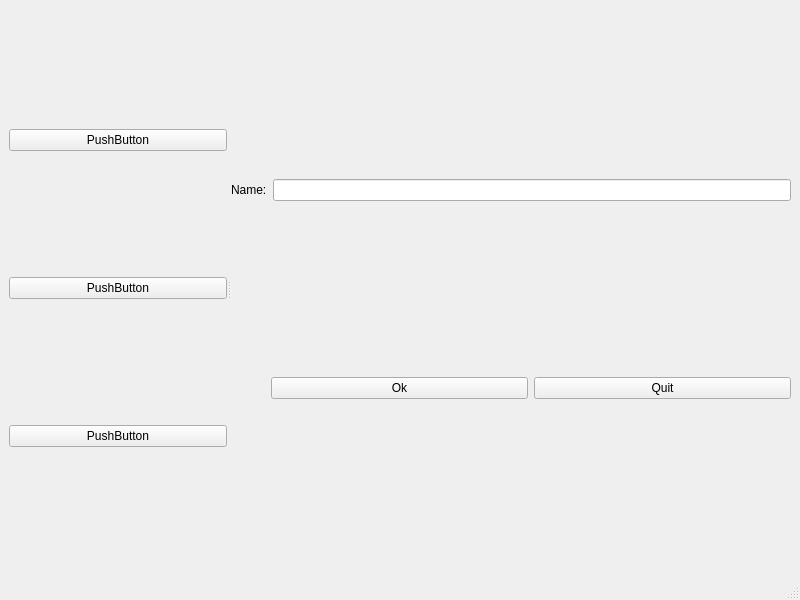
<?xml version="1.0" encoding="UTF-8"?>
<ui version="4.0">
 <class>MainWindow</class>
 <widget class="QMainWindow" name="MainWindow">
  <property name="geometry">
   <rect>
    <x>0</x>
    <y>0</y>
    <width>800</width>
    <height>600</height>
   </rect>
  </property>
  <property name="windowTitle">
   <string>MainWindow</string>
  </property>
  <widget class="QWidget" name="centralwidget">
   <layout class="QHBoxLayout" name="horizontalLayout_3">
    <item>
     <widget class="QSplitter" name="splitter">
      <property name="orientation">
       <enum>Qt::Horizontal</enum>
      </property>
      <widget class="QWidget" name="">
       <layout class="QVBoxLayout" name="verticalLayout_2">
        <item>
         <widget class="QPushButton" name="pushButton_3">
          <property name="text">
           <string>PushButton</string>
          </property>
         </widget>
        </item>
        <item>
         <widget class="QPushButton" name="pushButton_4">
          <property name="text">
           <string>PushButton</string>
          </property>
         </widget>
        </item>
        <item>
         <widget class="QPushButton" name="pushButton_5">
          <property name="text">
           <string>PushButton</string>
          </property>
         </widget>
        </item>
       </layout>
      </widget>
      <widget class="QWidget" name="">
       <layout class="QVBoxLayout" name="verticalLayout">
        <item>
         <layout class="QHBoxLayout" name="horizontalLayout">
          <item>
           <widget class="QLabel" name="label">
            <property name="text">
             <string>Name:</string>
            </property>
            <property name="buddy">
             <cstring>lineEdit</cstring>
            </property>
           </widget>
          </item>
          <item>
           <widget class="QLineEdit" name="lineEdit"/>
          </item>
         </layout>
        </item>
        <item>
         <layout class="QHBoxLayout" name="horizontalLayout_2">
          <item>
           <spacer name="horizontalSpacer">
            <property name="orientation">
             <enum>Qt::Horizontal</enum>
            </property>
            <property name="sizeType">
             <enum>QSizePolicy::Preferred</enum>
            </property>
            <property name="sizeHint" stdset="0">
             <size>
              <width>40</width>
              <height>20</height>
             </size>
            </property>
           </spacer>
          </item>
          <item>
           <widget class="QPushButton" name="pushButton">
            <property name="text">
             <string>Ok</string>
            </property>
           </widget>
          </item>
          <item>
           <widget class="QPushButton" name="pushButton_2">
            <property name="text">
             <string>Quit</string>
            </property>
           </widget>
          </item>
         </layout>
        </item>
       </layout>
      </widget>
     </widget>
    </item>
   </layout>
  </widget>
  <widget class="QMenuBar" name="menubar">
   <property name="geometry">
    <rect>
     <x>0</x>
     <y>0</y>
     <width>800</width>
     <height>26</height>
    </rect>
   </property>
  </widget>
  <widget class="QStatusBar" name="statusbar"/>
 </widget>
 <resources/>
 <connections/>
</ui>
